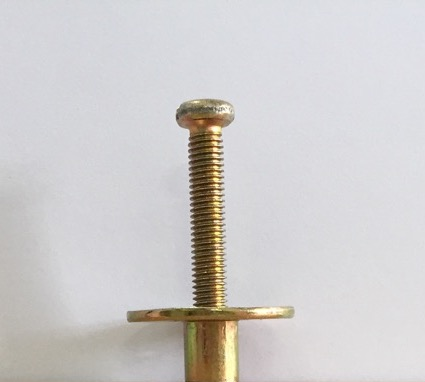
#> input picture Fault2_screw/ip1.jpg, 425 x 382 px
$ python code.py
#> lines starting #> are read from the running program, lines starting #| are printed output that depends on the picture; after the words box and inside, x2 and y2 are one past the last pixel; in counts of white or black regions, pixels touching at a corner belong together
import cv2
import winsound

img=cv2.imread('ip1.jpg')
#> img is the input picture: shape (382, 425, 3); mean B, G, R 204, 204.2, 206.5
img_gray=cv2.cvtColor(img,cv2.COLOR_BGR2GRAY)
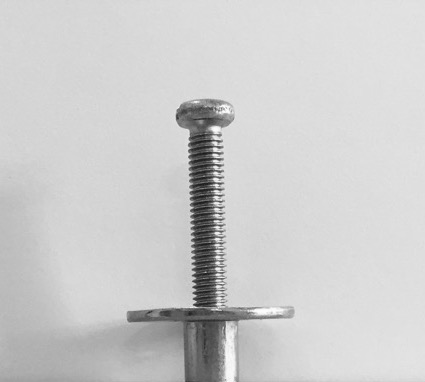
#> img_gray: shape (382, 425); min 24, max 254, mean 204.8
cv2.imshow("gray",img_gray)

inv_img=cv2.bitwise_not(img_gray)   #invert b&w colors
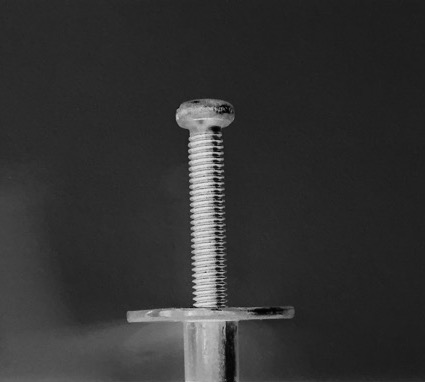
#> inv_img: shape (382, 425); min 1, max 231, mean 50.2
cv2.imwrite('ip3.jpg',inv_img)
cv2.imshow("inverted",inv_img)

res,thresh_img=cv2.threshold(inv_img,202,255,cv2.THRESH_BINARY_INV) #202 manual t value 255 is when value is less than thresh
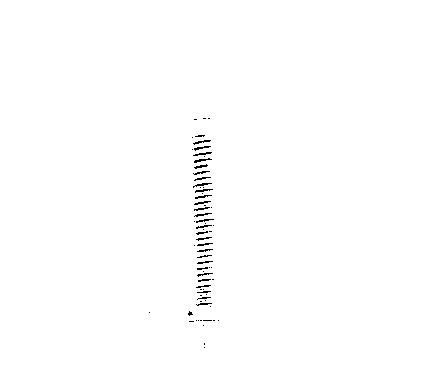
#> thresh_img: shape (382, 425); 99.5% white; black in thin lines or dots, all inside (x1, y1, x2, y2) = (149, 118, 219, 348)
cv2.imwrite('ip2.jpg',thresh_img)
cv2.imshow("threshold",thresh_img)

thresh_img=255- thresh_img

contours,hierarchy=cv2.findContours(thresh_img,cv2.RETR_TREE,cv2.CHAIN_APPROX_SIMPLE)
#> contours = 69 contours, all with area under 20
im2=cv2.findContours(thresh_img,cv2.RETR_TREE,cv2.CHAIN_APPROX_SIMPLE)
#> im2 = 69 contours, all with area under 20

sum1=0
for c in contours:
    area=cv2.contourArea(c)
    if area>4:
        #print (area)
        sum1+=1
#> this loop made 69 passes
#> area on passes 12, 14, 17, 20, 23, 25, 26, 30, 31, 32, 33, 35: 7.5, 9, 5, 5, 8, 9.5, 9, 7, 9, 5, 10, 10
#> (c, area) on passes 1 to 6: ([[204, 347]], 0), ([[204, 343], [204, 344]], 0), ([[203, 325]], 0), ([[189, 321], [193, 321]], 0), ([[218, 320]], 0), ([[213, 320], [214, 320]], 0)
#> after the loop, sum1 = 30
print("no of threads",sum1)
#| no of threads 30


if(sum1==30):
    print("No fault is detected")
else:
    print("Fault detected")
    winsound.Beep(440, 500)
    winsound.Beep(440, 500)
    winsound.Beep(440, 500)
